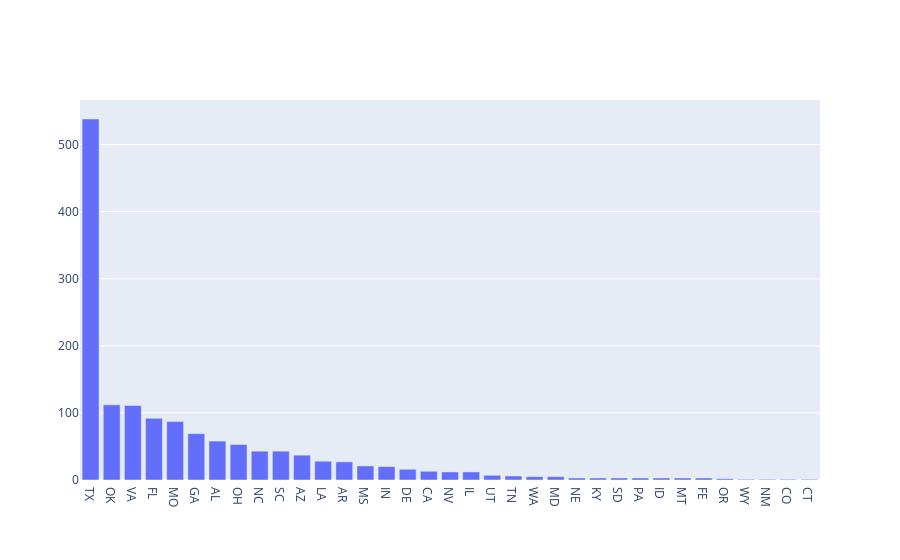

Write notebook code for a chart like this one.
### Code cell
ex = [go.Bar(x=states_df.state,
            y=states_df.total)]

plotly.offline.iplot(ex, filename='plotly-bar-ex')

### Figure 1 — Plotly figure (JSON) as saved in the notebook; plotly's stock layout.template omitted (floating-point values rounded to 4 significant figures)
{"data": [{"type": "bar", "x": ["TX", "OK", "VA", "FL", "MO", "GA", "AL", "OH", "NC", "SC", "AZ", "LA", "AR", "MS", "IN", "DE", "CA", "NV", "IL", "UT", "TN", "WA", "MD", "NE", "KY", "SD", "PA", "ID", "MT", "FE", "OR", "WY", "NM", "CO", "CT"], "y": [538, 112, 111, 92, 87, 69, 58, 53, 43, 43, 37, 28, 27, 21, 20, 16, 13, 12, 12, 7, 6, 5, 5, 3, 3, 3, 3, 3, 3, 3, 2, 1, 1, 1, 1]}], "layout": {}}
